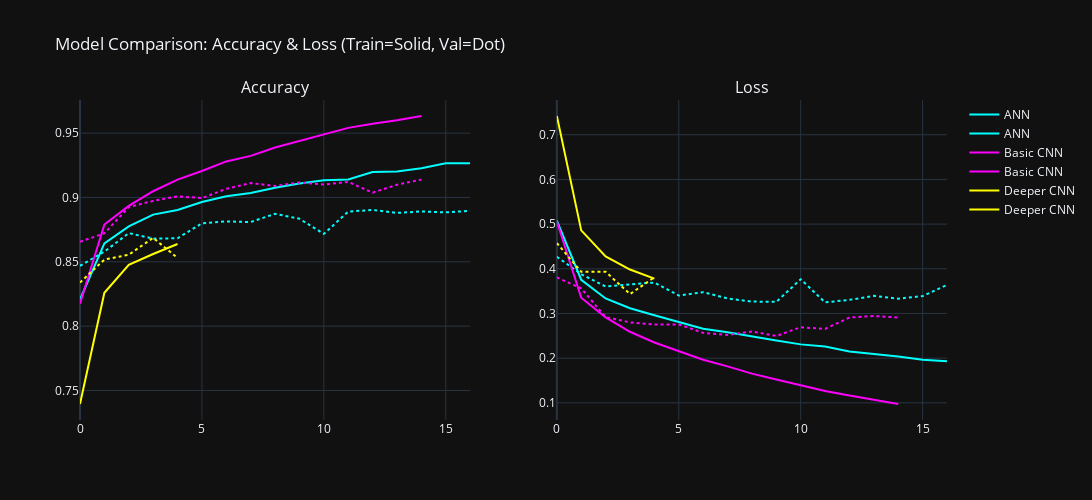

Write notebook code for a chart like this one.
### Markdown cell above
#### 4.3) Model Comparison

- Created a dataframe to store **test loss** and **test accuracy** for ANN, Basic CNN, and Deeper CNN.  
- Plotted training history for each model (accuracy & loss vs. epochs).  
- Helps compare how models learn and generalize over time.

### Code cell
import plotly.graph_objects as go
from plotly.subplots import make_subplots

models = {
    "ANN": ("cyan", ann_history),
    "Basic CNN": ("magenta", basic_cnn_history),
    "Deeper CNN": ("yellow", deeper_cnn_history)
}

performance_data = {
    'Model': ['ANN', 'Basic CNN', 'Deeper CNN'],
    'Test Loss': [loss_ann, loss_basic_cnn, loss_deeper_cnn],
    'Test Accuracy': [accuracy_ann, accuracy_basic_cnn, accuracy_deeper_cnn]
}

performance_df = pd.DataFrame(performance_data)

fig = make_subplots(rows=1, cols=2, subplot_titles=('Accuracy', 'Loss'))

for name, (color, history) in models.items():
    # Accuracy
    fig.add_trace(go.Scatter(y=history.history['accuracy'], mode='lines',
                             name=name, line=dict(color=color, dash='solid')), row=1, col=1)
    fig.add_trace(go.Scatter(y=history.history['val_accuracy'], mode='lines',
                             name=name, line=dict(color=color, dash='dot'), showlegend=False), row=1, col=1)

    # Loss
    fig.add_trace(go.Scatter(y=history.history['loss'], mode='lines',
                             name=name, line=dict(color=color, dash='solid')), row=1, col=2)
    fig.add_trace(go.Scatter(y=history.history['val_loss'], mode='lines',
                             name=name, line=dict(color=color, dash='dot'), showlegend=False), row=1, col=2)

fig.update_layout(
    title_text="Model Comparison: Accuracy & Loss (Train=Solid, Val=Dot)",
    height=500,
    width=1200,
    template="plotly_dark"
)

fig.show()

### Figure 1 — Plotly figure (JSON) as saved in the notebook; plotly's stock layout.template omitted (floating-point values rounded to 4 significant figures)
{"data": [{"line": {"color": "cyan", "dash": "solid"}, "mode": "lines", "name": "ANN", "type": "scatter", "xaxis": "x", "y": [0.8206, 0.8643, 0.8776, 0.8867, 0.8902, 0.8965, 0.901, 0.9034, 0.9075, 0.9109, 0.9133, 0.914, 0.9197, 0.9201, 0.9226, 0.9266, 0.9265], "yaxis": "y"}, {"line": {"color": "cyan", "dash": "dot"}, "mode": "lines", "name": "ANN", "showlegend": false, "type": "scatter", "xaxis": "x", "y": [0.8469, 0.8579, 0.8723, 0.868, 0.8683, 0.8799, 0.8814, 0.8809, 0.8873, 0.8834, 0.8717, 0.889, 0.8903, 0.888, 0.8891, 0.8884, 0.8896], "yaxis": "y"}, {"line": {"color": "cyan", "dash": "solid"}, "mode": "lines", "name": "ANN", "type": "scatter", "xaxis": "x2", "y": [0.5078, 0.3755, 0.3336, 0.3118, 0.296, 0.2804, 0.266, 0.2578, 0.2481, 0.2393, 0.2308, 0.2261, 0.215, 0.2098, 0.2037, 0.1966, 0.1932], "yaxis": "y2"}, {"line": {"color": "cyan", "dash": "dot"}, "mode": "lines", "name": "ANN", "showlegend": false, "type": "scatter", "xaxis": "x2", "y": [0.427, 0.3879, 0.3604, 0.364, 0.3693, 0.3401, 0.3476, 0.3336, 0.3267, 0.326, 0.3766, 0.3248, 0.3305, 0.3394, 0.3332, 0.3388, 0.3641], "yaxis": "y2"}, {"line": {"color": "magenta", "dash": "solid"}, "mode": "lines", "name": "Basic CNN", "type": "scatter", "xaxis": "x", "y": [0.8174, 0.879, 0.8935, 0.9048, 0.9138, 0.9205, 0.928, 0.9323, 0.9388, 0.9439, 0.9488, 0.9541, 0.9574, 0.9599, 0.9633], "yaxis": "y"}, {"line": {"color": "magenta", "dash": "dot"}, "mode": "lines", "name": "Basic CNN", "showlegend": false, "type": "scatter", "xaxis": "x", "y": [0.8656, 0.8721, 0.8925, 0.8973, 0.9009, 0.8995, 0.9067, 0.9112, 0.9089, 0.9117, 0.91, 0.9121, 0.9037, 0.9099, 0.9139], "yaxis": "y"}, {"line": {"color": "magenta", "dash": "solid"}, "mode": "lines", "name": "Basic CNN", "type": "scatter", "xaxis": "x2", "y": [0.5059, 0.3353, 0.2911, 0.2591, 0.2351, 0.2159, 0.1966, 0.1816, 0.1653, 0.1523, 0.1391, 0.1266, 0.1164, 0.1065, 0.09741], "yaxis": "y2"}, {"line": {"color": "magenta", "dash": "dot"}, "mode": "lines", "name": "Basic CNN", "showlegend": false, "type": "scatter", "xaxis": "x2", "y": [0.3807, 0.3562, 0.292, 0.2801, 0.2751, 0.2754, 0.2567, 0.2521, 0.2596, 0.2498, 0.2691, 0.2656, 0.291, 0.2943, 0.2911], "yaxis": "y2"}, {"line": {"color": "yellow", "dash": "solid"}, "mode": "lines", "name": "Deeper CNN", "type": "scatter", "xaxis": "x", "y": [0.7395, 0.826, 0.8477, 0.8561, 0.8638], "yaxis": "y"}, {"line": {"color": "yellow", "dash": "dot"}, "mode": "lines", "name": "Deeper CNN", "showlegend": false, "type": "scatter", "xaxis": "x", "y": [0.8339, 0.8517, 0.8555, 0.8686, 0.853], "yaxis": "y"}, {"line": {"color": "yellow", "dash": "solid"}, "mode": "lines", "name": "Deeper CNN", "type": "scatter", "xaxis": "x2", "y": [0.7419, 0.4859, 0.4279, 0.3983, 0.3779], "yaxis": "y2"}, {"line": {"color": "yellow", "dash": "dot"}, "mode": "lines", "name": "Deeper CNN", "showlegend": false, "type": "scatter", "xaxis": "x2", "y": [0.4576, 0.3931, 0.3934, 0.3434, 0.381], "yaxis": "y2"}], "layout": {"annotations": [{"font": {"size": 16}, "showarrow": false, "text": "Accuracy", "x": 0.225, "xanchor": "center", "xref": "paper", "y": 1, "yanchor": "bottom", "yref": "paper"}, {"font": {"size": 16}, "showarrow": false, "text": "Loss", "x": 0.775, "xanchor": "center", "xref": "paper", "y": 1, "yanchor": "bottom", "yref": "paper"}], "height": 500, "title": {"text": "Model Comparison: Accuracy & Loss (Train=Solid, Val=Dot)"}, "width": 1200, "xaxis": {"anchor": "y", "domain": [0, 0.45]}, "xaxis2": {"anchor": "y2", "domain": [0.55, 1]}, "yaxis": {"anchor": "x", "domain": [0, 1]}, "yaxis2": {"anchor": "x2", "domain": [0, 1]}}}
